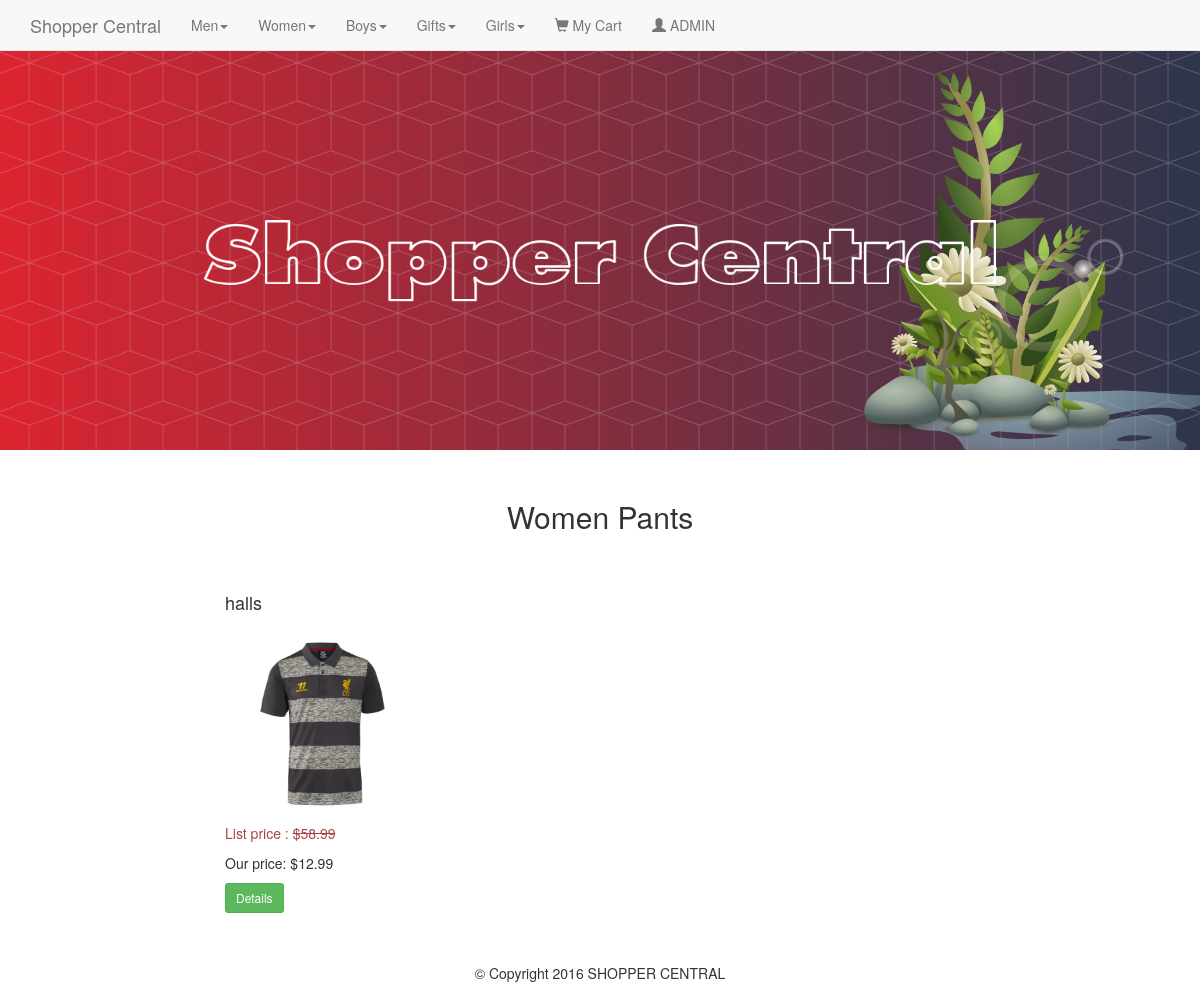
Screenshot of /category.php?cat=10 with the database file from the repository.
### tables this page shows
CREATE TABLE `categories` (
  `id` int(11) NOT NULL,
  `category` varchar(255) NOT NULL,
  `parent` int(11) NOT NULL
);

CREATE TABLE `products` (
  `id` int(11) NOT NULL,
  `title` varchar(255) NOT NULL,
  `price` decimal(10,2) NOT NULL,
  `list_price` decimal(10,2) NOT NULL,
  `brand` int(11) NOT NULL,
  `categories` varchar(255) NOT NULL,
  `image` varchar(255) NOT NULL,
  `description` text NOT NULL,
  `featured` tinyint(4) NOT NULL,
  `sizes` text NOT NULL,
  `deleted` tinyint(4) NOT NULL DEFAULT '0'
);

### helpers/helpers.php (called while the page is built, shortened)
<?php
    function sanitize($dirty){
      return htmlentities($dirty,ENT_QUOTES,"UTF-8");
    }
    function get_cetegory($child_id){
      global $db;
      $id = sanitize($child_id);
      $sql = "SELECT c.id AS 'cid', c.category AS 'child', p.id AS 'pid', p.category AS 'parent' FROM categories AS c INNER JOIN categories AS p ON c.parent = p.id WHERE c.id = '$id'";
      $query = $db->query($sql);
      $category = mysqli_fetch_assoc($query);
      return $category;
    }

### category.php (the view)
<?php
	require_once 'core/init.php';
	include 'include/head.php';
	include 'include/navigation.php';
	include 'include/headerpartial.php';
	include 'include/leftbar.php';
  if(isset($_GET['cat'])){
    $cat_id = sanitize($_GET['cat']);
  }else{
    $cat_id = '';
  }
	$sql = "SELECT * FROM products WHERE categories = '$cat_id' AND featured = 1";
	$productsQ = $db->query($sql);
  $category = get_cetegory($cat_id);
?>
<div class="col-md-8">
	<div class="row">
		<h2 class="text-center Feature"><?= $category['parent'].' '.$category['child']?></h2>
		<?php while($product = mysqli_fetch_assoc($productsQ)) : ?>
			<div class="col-md-3">
				<h4><?= $product['title']; ?></h4>
				<img src="<?= $product['image']; ?>" alt="<?= $product['title'];?>" class="img-thumb" />
				<p class="list-price text-danger">List price : <s>$<?= $product['list_price'];?></s></p>
				<p class="price">Our price: $<?= $product['price'];?></p>
				<button type="button" class="btn btn-sm btn-success" onclick="detailsmodal(<?= $product['id'];?>)">Details</button>
			</div>
		<?php endwhile; ?>
	</div>
</div>
<?php
	include 'include/rightbar.php';
	include 'include/footer.php';
?>

### include/navigation.php (shortened to what this page needs)
<?php
    $sql = "SELECT * FROM categories WHERE parent = 0";
    $pquery = $db->query($sql);
?>
<nav class="navbar navbar-default navbar-fixed-top">
    <div class="container">
        <a href="index.php" class="navbar-brand">Shopper Central</a>
        <ul class="nav navbar-nav">
			<?php while($parent = mysqli_fetch_assoc($pquery)) : ?>
    				<li class="dropdown">
    					<a href="#" class="dropdown-toggle" data-toggle="dropdown"><?php echo $parent['category']; ?><span class="caret"></span></a>
    				</li>
			<?php endwhile; ?>
           <li><a href="cart.php"><span class="glyphicon glyphicon-shopping-cart"></span> My Cart</a></li>
           <li><a href="admin/login.php"><span class="glyphicon glyphicon-user"></span> ADMIN</a></li>
        </ul>
    </div>
</nav>

### css/main.css (style rules this page uses)
body { padding-top: 50px; }
.Feature { margin-top: 50px; margin-bottom: 50px; }
.img-thumb { width: auto; height: 200px; }

### rows the page displays
categories: category "Men"
categories: category "Women"
categories: category "Boys"
categories: category "Gifts"
categories: category "Girls"
categories: categories.category "Women", category "Pants"
products: title "halls", image (picture), list_price "58.99", price "12.99"
